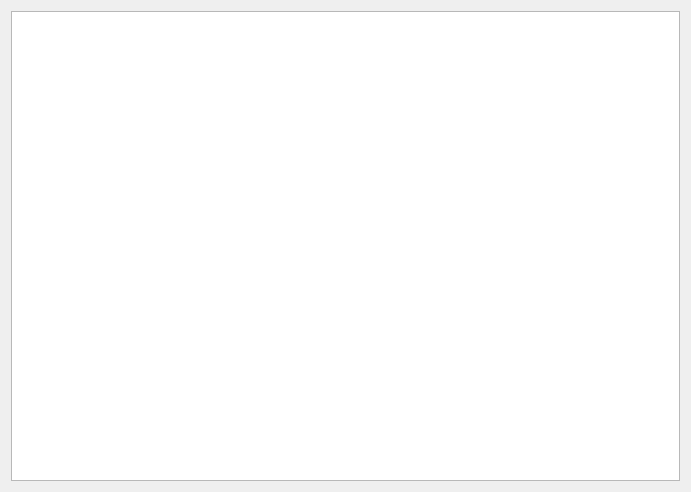
<?xml version="1.0" encoding="UTF-8"?>
<ui version="4.0">
 <class>QtDialog</class>
 <widget class="QDialog" name="QtDialog">
  <property name="geometry">
   <rect>
    <x>0</x>
    <y>0</y>
    <width>691</width>
    <height>492</height>
   </rect>
  </property>
  <property name="windowTitle">
   <string>QTreeViewExample4</string>
  </property>
  <layout class="QGridLayout" name="gridLayout">
   <item row="0" column="0">
    <widget class="QTreeView" name="treeView"/>
   </item>
  </layout>
 </widget>
 <layoutdefault spacing="6" margin="11"/>
 <resources/>
 <connections/>
</ui>
